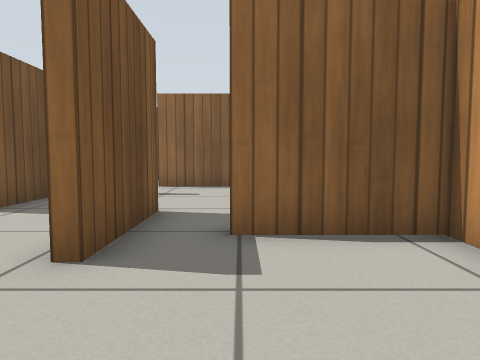
view 1 (above)

17 first-person views from a walk through a world built for the Gazebo simulator. The camera is 0.5 m above the floor, tilts 4° down and sees 70° across. The floor is counted in squares, 0.5 m on a side. Each view is taken from the middle of a square. On the plan, view 1 faces up. The plan holds only what a view shows up to about 13 squares ahead; the rest is blank. Gazebo's built-in surfaces are drawn with simple patterns.

view 2
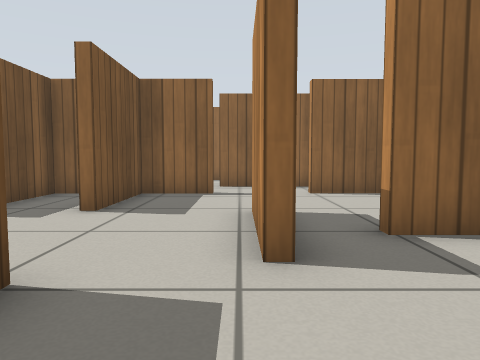

view 3
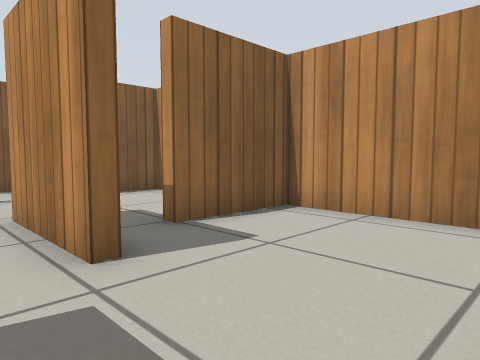

view 4
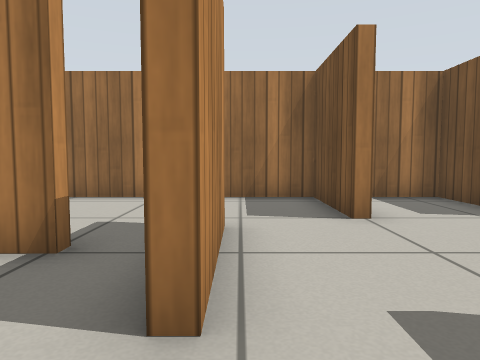

view 5
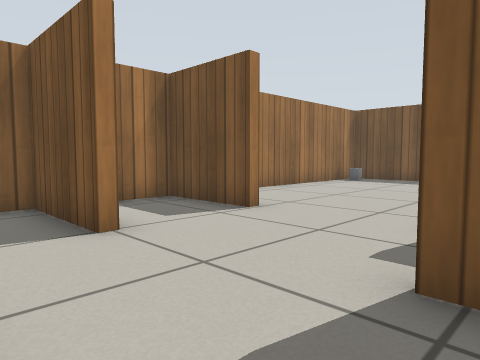

view 6
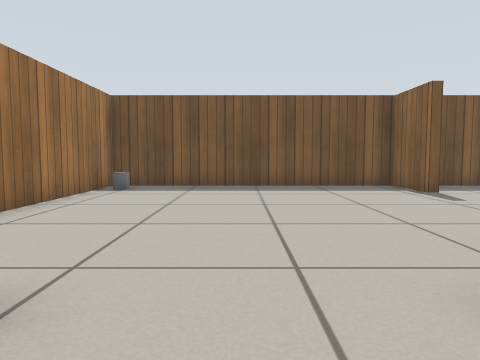

view 7
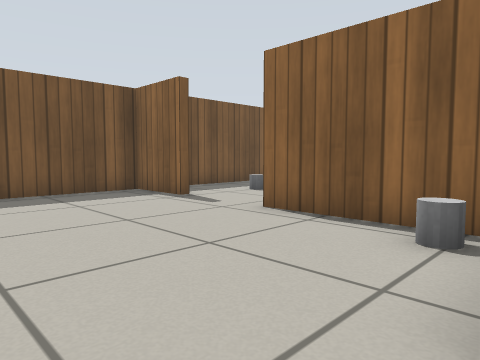

view 8
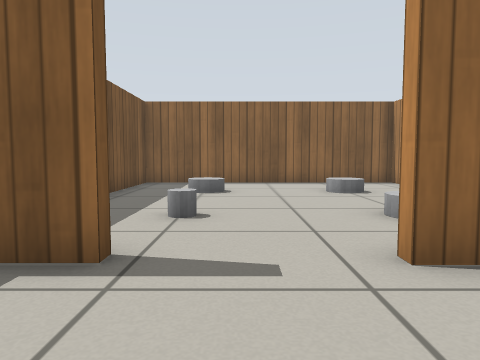

view 9
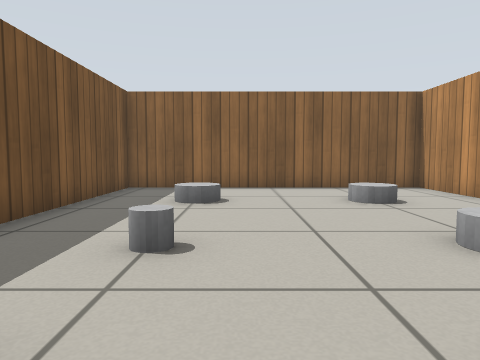

view 10
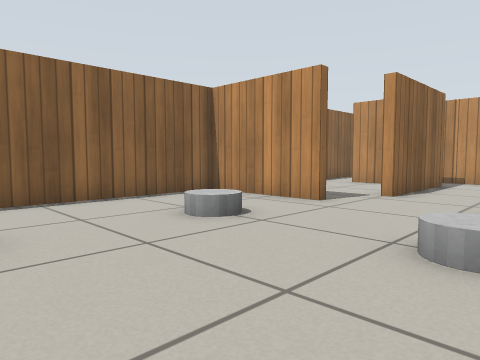

view 11
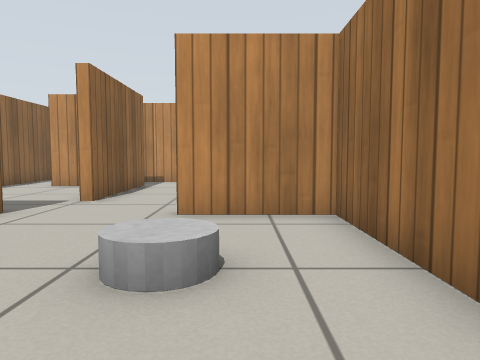

view 12
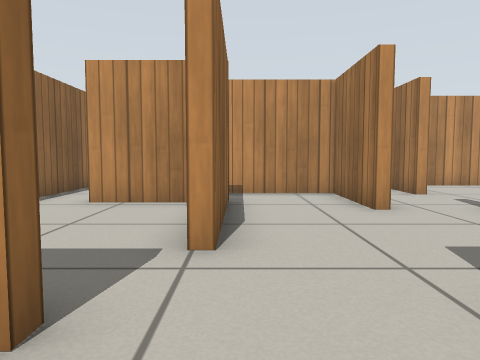

view 13
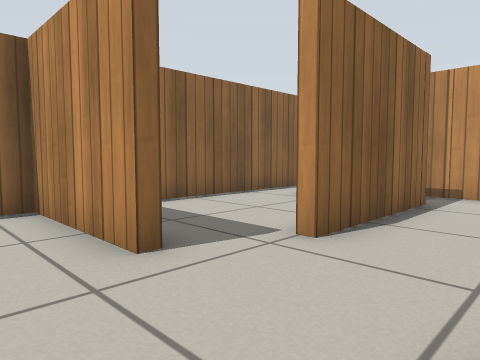

view 14
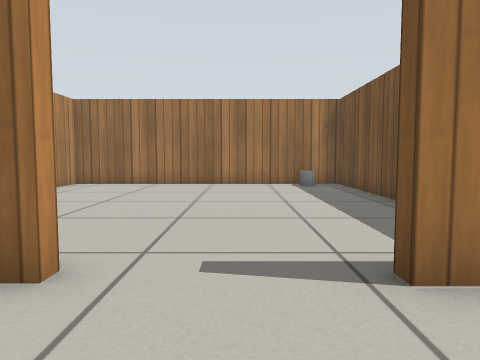

view 15
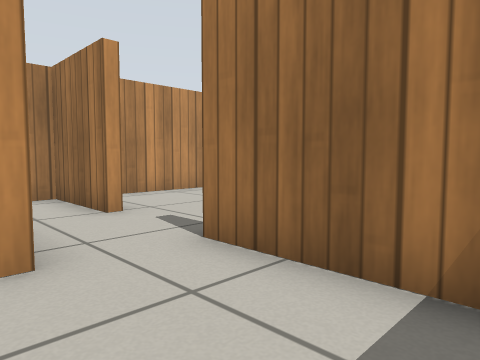

view 16
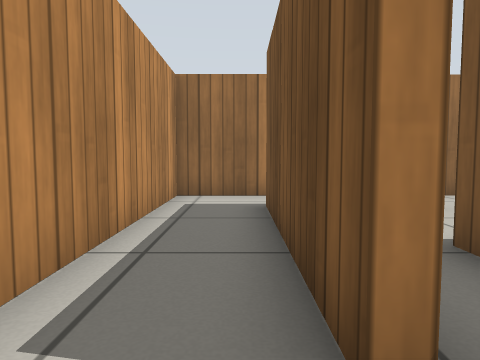

view 17
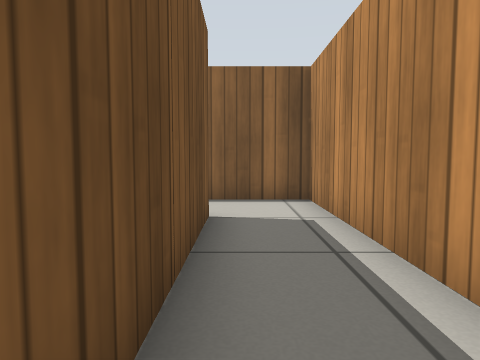

### Floor plan
Points are (right, up) in squares from view 1. A wall is a line through its corners. A room is listed if a view was taken in it or the views show most of it. See-through windows are left out.
Room 1 (views 1, 2, 3, 4, 5, 6)
walls: (-1.5, 3.2) (-1.8, 3.2) (-1.8, 6.2) (-1.5, 6.2) (-1.5, 3.2); (-0.2, 4.6) (0.5, 4.6); (-3.8, 2.6) (-3.8, -0.3) (-1.6, -0.3); (2.6, 5) (2.6, 9.1) (-0.1, 9.1) (-0.1, 9.4); (0.2, -0.3) (2.2, -0.3); (2.6, 0.9) (2.6, 4.3) (-0.1, 4.3); (-2.6, 9.1) (-4.6, 9.1) (-4.6, 6.2) (-5, 6.2); (-6.8, 2.5) (-6.8, -0.3) (-5.1, -0.3); (-6.2, 9.1) (-6.8, 9.1) (-6.8, 7.1)
ways out: opening at (-7, 4) to room 2; opening at (-1.5, 9) to room 4
Room 2 (views 7, 8, 9)
walls: (-14.2, 9.1) (-16.5, 9.1) (-16.5, -0.3) (-7.1, -0.3) (-7.1, 1.1); (-7.8, 9.1) (-11.5, 9.1)
ways out: opening at (-7, 4) to room 1; opening at (-13, 9) to room 3
objects: grey cylinder (-15, 0); grey cylinder (-8, 8)
Room 3 (views 10, 11, 12, 13, 14)
walls: (-11.5, 9.4) (-7.3, 9.4) (-7.3, 12.1); (-7.3, 15.1) (-7.3, 18.8) (-16.5, 18.8) (-16.5, 10.6); (-14.9, 9.4) (-14.2, 9.4)
ways out: opening at (-13, 9) to room 2; opening at (-7, 14) to room 4
objects: grey cylinder (-14, 12)
Room 4 (view 15)
walls: (-2.7, 11.5) (0.2, 11.5) (0.2, 14.7); (-5.6, 9.4) (-2.6, 9.4); (-1.5, 14.3) (-5.5, 14.3); (0.5, 11.2) (-2.7, 11.2)
ways out: opening at (-1.5, 9) to room 1; opening at (-7, 14) to room 3; opening at (0, 10) to room 5; opening at (-6, 14) to room 6
Room 5 (views 16, 17)
walls: (0.5, 16.7) (0.5, 11.2); (-0.1, 9.4) (2.6, 9.4) (2.6, 18.8) (-1.5, 18.8)
ways out: opening at (0, 10) to room 4; opening at (-2, 18) to room 6
Room 6 (no view inside)
walls: (-1.8, 15.1) (-1.8, 17.2); (-1.5, 18.8) (-4.7, 18.8)
ways out: opening at (-6, 14) to room 4; opening at (-2, 18) to room 5

Positions as (right, up) in squares from view 1, and headings:
1: (0, 0), facing up
2: (-2, 0), facing up
3: (-3, 0), facing up-right
4: (-2, 8), facing down
5: (-2, 7), facing down-left
6: (-5, 4), facing left
7: (-7, 4), facing up-left
8: (-13, 6), facing up
9: (-13, 8), facing up
10: (-14, 11), facing up-right
11: (-13, 11), facing right
12: (-9, 14), facing right
13: (-9, 12), facing up-right
14: (-13, 12), facing down
15: (-6, 12), facing down-right
16: (1, 18), facing down
17: (1, 11), facing up
